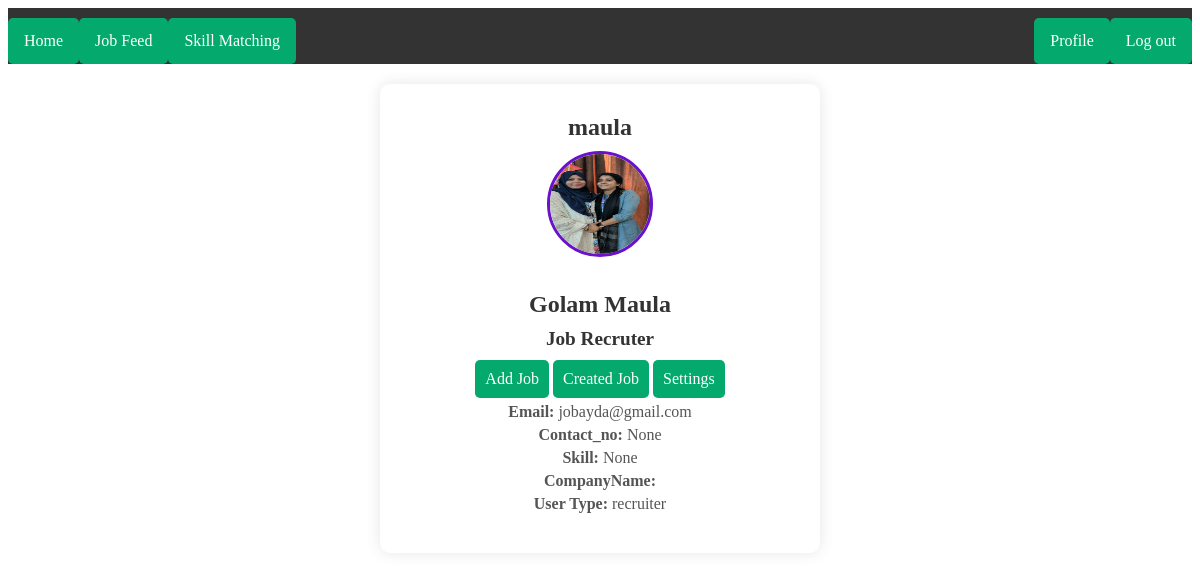
Screenshot of /ProfilePage/ (signed in) with the database file from the repository.
### myApp/models.py (models this page shows, shortened)
class customUser(AbstractUser):
    USER=[
        ('recruiter','Recruiter'),
        ('seeker','Seeker'),
    ]
    user_type=models.CharField(choices=USER,max_length=100,null=True)
    Profile_Pic=models.ImageField(upload_to='Media/Profile_Pic',null=True)
    Contact_no=models.CharField(max_length=100,null=True)
    SKILLS=[
        ('programming','Programming'),
        ('networking','Networking'),
        ('graphics_design','Graphics_design'),
    ]
    skills=models.CharField(choices=SKILLS,max_length=100,null=True)

### myProject/views.py (the view)
# urls.py: path("ProfilePage/", profilePage, name='profilePage'),
@login_required
def profilePage(request):
    return render(request,"profilePage.html")

### Template/profilePage.html (shortened to what this page needs)
{% extends 'base.html' %}
{% block body %}
<div class="profile-container">
    <h2>{{ request.user.username }}</h2>
    <img src="/{{request.user.Profile_Pic }}" alt="Profile Picture">
    <h2>{{ request.user.first_name }} {{ request.user.last_name }}</h2>
    {% if request.user.user_type == 'recruiter' %}
    <h1>Job Recruter</h1>
    <a href="{% url 'addJob' %}">Add Job</a>
    <a href="{% url 'createdJob' %}">Created Job</a>
    {% endif %}
    <a href="{% url 'editProfilePage' %}">Settings</a>
    <p><strong>Email:</strong> {{ request.user.email }}</p>
    <p><strong>Contact_no:</strong> {{ request.user.Contact_no }}</p>
    <p><strong>Skill:</strong> {{ request.user.skills }}</p>
    {% if request.user.user_type == 'recruiter' %}
    <p><strong>CompanyName:</strong> {{ request.user.CompanyName }}</p>
    {% endif %}
    <p><strong>User Type:</strong> {{ request.user.user_type }}</p>
</div>
{% endblock body %}

### Template/base.html (shortened to what this page needs)
<!DOCTYPE html>
<html>
<head>
</head>
<body>
{% include 'navbar.html' %}
{% block body %}
{% endblock body %}
</body>
</html>

### Template/navbar.html
<ul>
    <li><a href=" {% url 'homePage' %} ">Home</a></li>
    <li><a href=" {% url 'jobFeed' %} ">Job Feed</a></li>
    <li><a href=" {% url 'skillMatching' %} ">Skill Matching</a></li>
    <li style="float:right"><a class="active" href=" {% url 'logoutPage' %} ">Log out</a></li>
    <li style="float:right"><a class="active" href=" {% url 'profilePage' %} ">Profile</a></li>
  </ul>

### Template/base.html (style rules this page uses)
h2 { text-align: center; }
h1 { margin: 0; font-size: 1.2em; color: #333; }
p { color: #666; }
a { display: inline-block; margin-top: 10px; padding: 10px; text-decoration: none; color: white; background-color: #04AA6D;; border-radius: 5px; }
ul { list-style-type: none; margin: 0; padding: 0; overflow: hidden; background-color: #333; }
li { float: left; }
li a { display: block; color: #fff; text-align: center; padding: 14px 16px; text-decoration: none; border-radius: 5px; transition: background-color 0.3s; }
.active { background-color: #04AA6D; }

### Template/profilePage.html (style rules this page uses)
.profile-container { background-color: white; padding: 20px; border-radius: 10px; box-shadow: 0 0 15px rgba(0, 0, 0, 0.1); width: 400px; text-align: center; margin: 20px auto; }
.profile-container img { width: 100px; height: 100px; border-radius: 50%; margin-bottom: 20px; border: 3px solid #6a11cb; }
h2 { margin: 10px 0; color: #333; }
p { margin: 5px 0; color: #555; }

### rows the page displays
customUser: user.username "maula", user.Profile_Pic (picture), user.first_name "Golam", user.last_name "Maula", user.email "jobayda@gmail.com", user.Contact_no "None", user.skills "None", user.user_type "recruiter"
